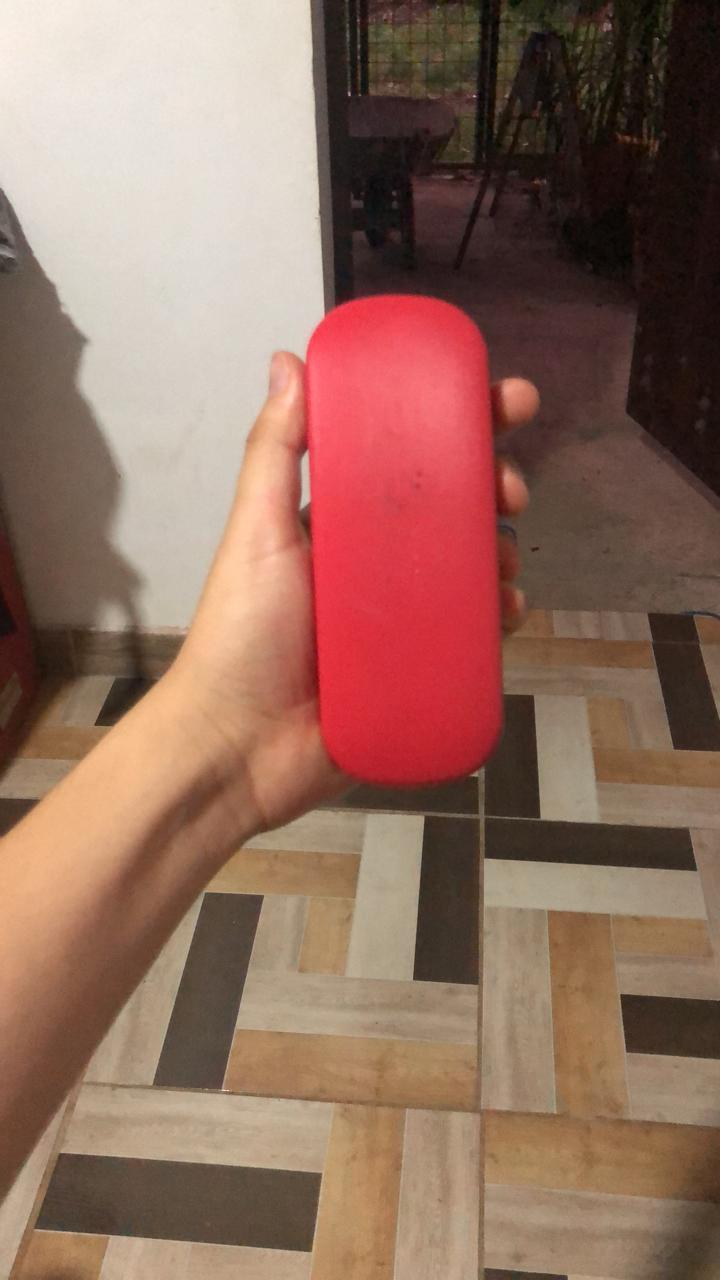
#> input picture case.jpeg, 720 x 1280 px
$ python tarea2.py
#> lines starting #> are read from the running program, lines starting #| are printed output that depends on the picture; after the words box and inside, x2 and y2 are one past the last pixel; in counts of white or black regions, pixels touching at a corner belong together
from collections import deque
from imutils.video import VideoStream
import numpy as np
import argparse
import cv2
import imutils
import time


greenLower = (100, 150, 130)
greenUpper = (200, 255, 255)
pts = deque(maxlen=32)
# lower_blue = np.array([110,50,50])
# upper_blue = np.array([130,255,255])

# frame = cv2.imread('figurasColores2.png')
frame= cv2.imread('case.jpeg')
#> frame is the input picture: shape (1280, 720, 3); mean B, G, R 94.2, 109, 145.2

frame = imutils.resize(frame, width=600)
#> frame: shape (1066, 600, 3)
blurred = cv2.GaussianBlur(frame, (11, 11), 0)

hsv = cv2.cvtColor(blurred, cv2.COLOR_BGR2HSV)
#> hsv: shape (1066, 600, 3); mean H, S, V 31.2, 96.1, 145.2

mask = cv2.inRange(hsv, greenLower, greenUpper)
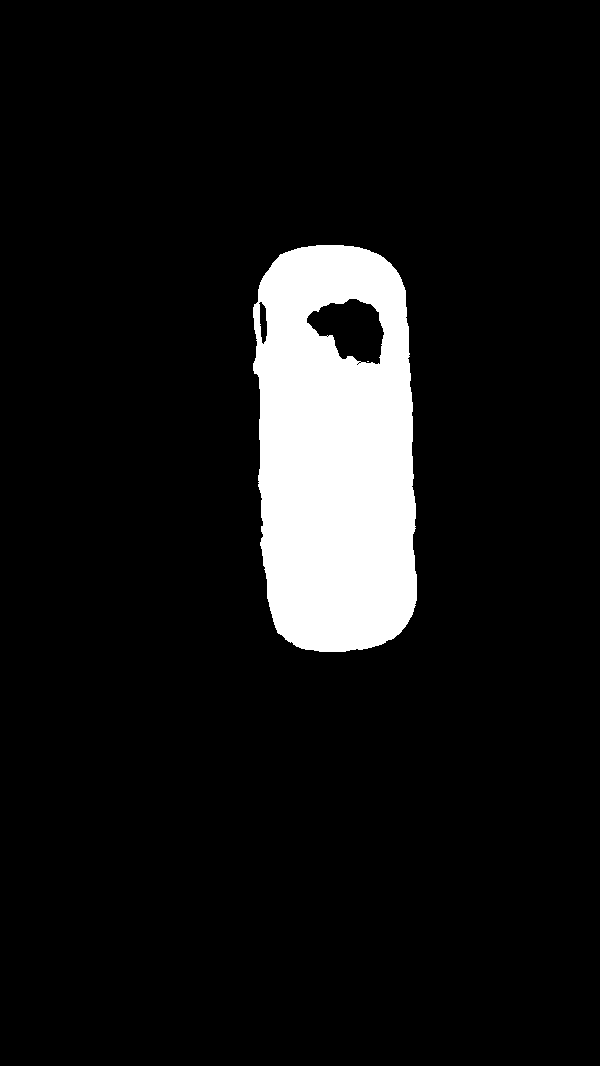
#> mask: shape (1066, 600); 8.7% white; 2 white regions (1 under 20 px), largest, box (x1, y1, x2, y2) and area: (253, 245, 417, 652) 55369
mask = cv2.erode(mask, None, iterations=2)
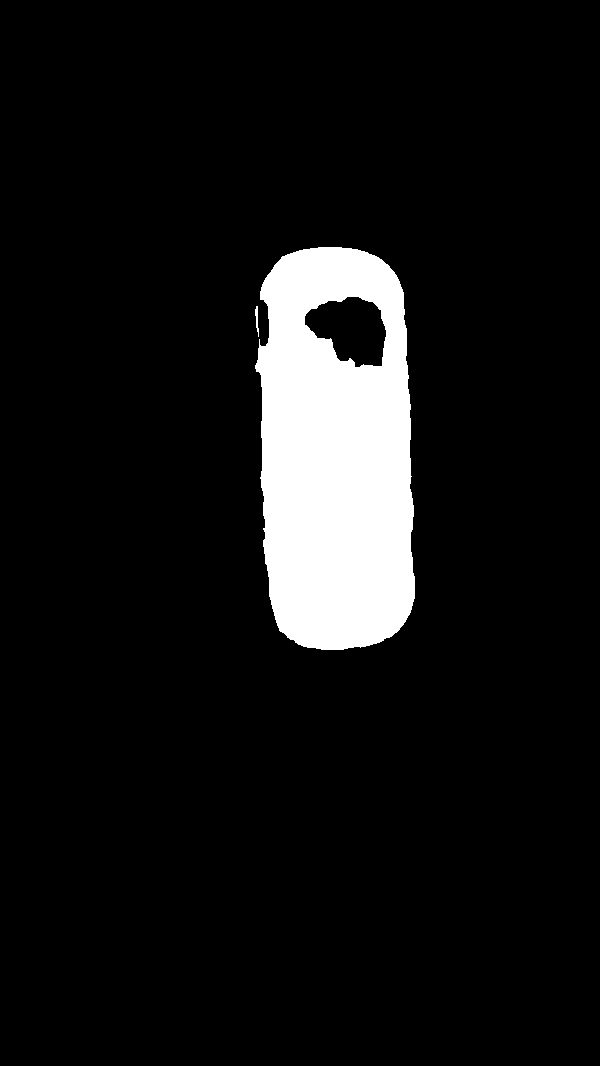
#> mask: shape (1066, 600); 8.2% white; 2 white regions, box (x1, y1, x2, y2) and area: (255, 247, 415, 650) 52090, (255, 306, 259, 337) 64
mask = cv2.dilate(mask, None, iterations=2)
#> mask: shape (1066, 600); 8.7% white; 1 white region


cnts = cv2.findContours(mask.copy(), cv2.RETR_EXTERNAL,
  cv2.CHAIN_APPROX_SIMPLE)
#> cnts = 1 contour; box (x1, y1, x2, y2) and area: (253, 245, 417, 652) 58053
cnts = imutils.grab_contours(cnts)
print(cnts)
#> (printed output is left out)


# center = None
# # only proceed if at least one contour was found
if len(cnts) > 0:
#   # find the largest contour in the mask, then use
#   # it to compute the minimum enclosing circle and
#   # centroid
  c = max(cnts, key=cv2.contourArea)
#> c = contour of 328 points, box (x1, y1, x2, y2) (253, 245, 417, 652), area 58053
  ((x, y), radius) = cv2.minEnclosingCircle(c)
#> x = 330.5; y = 448; radius = 203.5
  M = cv2.moments(c)
#> M = moments, m00 58053, centre m10/m00, m01/m00 = (335.8, 448.3)
  center = (int(M["m10"] / M["m00"]), int(M["m01"] / M["m00"]))
#> center = (335, 448)
#   # only proceed if the radius meets a minimum size
  # if radius > 10:
#     # draw the circle and centroid on the frame,
#     # then update the list of tracked points
#     cv2.circle(frame, (int(x), int(y)), int(radius),
#       (0, 255, 255), 2)
  cv2.circle(frame, center, 5, (0, 255, 0), -1)
#> frame: shape (1066, 600, 3); mean B, G, R 94.2, 109, 145.2
# [8 lines of commented-out code are left out]


for c in cnts:
  epsilon = 0.01*cv2.arcLength(c,True)
  approx = cv2.approxPolyDP(c,epsilon,True)
  # print(len(approx))
  x,y,w,h = cv2.boundingRect(approx)

  # [22 lines of commented-out code are left out]

  if len(approx)>4 :
    # cv2.putText(frame,'Poligono', (x,y-5),1,1.5,(0,255,0),2))
    cv2.drawContours(frame, [approx], 0, (0,255,0),2)
    print(f"Numero de lados: {len(approx)}\t Figura: Poligono")

  # if len(approx)>10:
  #   cv2.putText(frame,'Circulo', (x,y-5),1,1.5,(0,255,0),2)
  #   print(f"Numero de lados: {len(approx)}\t Figura: Circulo")


  cv2.imshow('frame',frame)
  cv2.imshow('mask',mask)
  cv2.waitKey(0)
#> this loop made 1 pass
#> (epsilon, x, y, w, h) on pass 1: (11.6, 253, 245, 164, 407)
#> pass 1, `cv2.imshow('frame',frame)`:
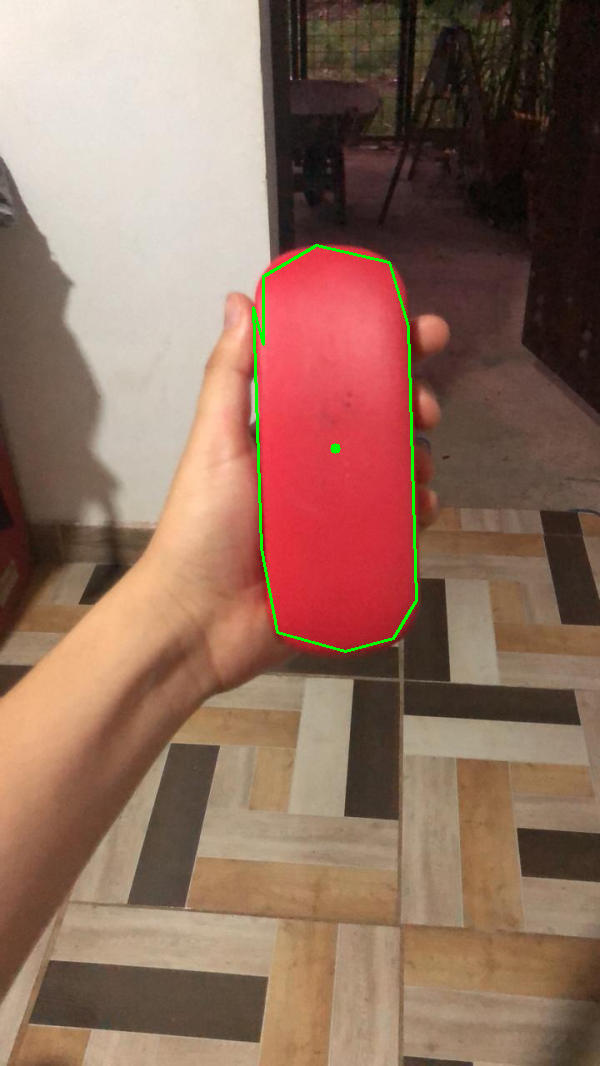
#> window 'frame': shape (1066, 600, 3); mean B, G, R 93.9, 110, 144.3
